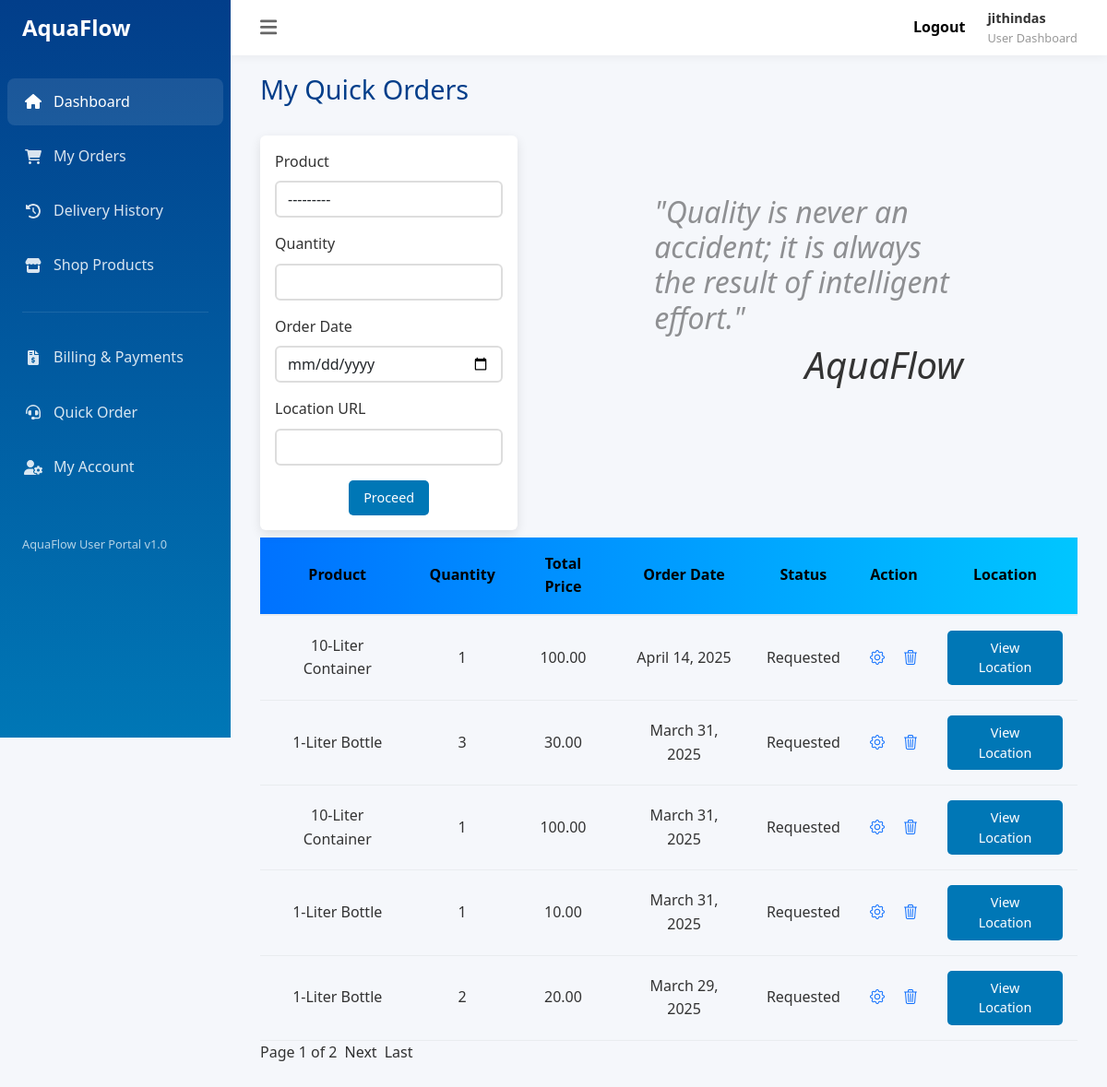
Screenshot of /quick_order (signed in) with the database file from the repository.
### app/models.py (models this page shows, shortened)
class Quick_Order(models.Model):
    STATUS_CHOICES = (
        ('Requested', 'Requested'),
        ('Pending', 'Pending'),
        ('Delivered', 'Delivered'),
        ('Cancelled', 'Cancelled'),
    )
    customer = models.ForeignKey(User, on_delete=models.CASCADE)
    product = models.ForeignKey(Product, on_delete=models.CASCADE)
    quantity = models.PositiveIntegerField()
    total_price = models.DecimalField(max_digits=10, decimal_places=2, blank=True, null=True)
    order_date = models.DateField()
    created_date = models.DateField(auto_now_add=True, null=True, blank=True)
    status = models.CharField(max_length=20, choices=STATUS_CHOICES, default='Requested')
    location_url = models.URLField(blank=True, null=True)
    is_paid = models.BooleanField(default=False)

class Product(models.Model):
    size = models.CharField(max_length=100)
    price = models.DecimalField(max_digits=10, decimal_places=2)
    description = models.TextField(null=True,blank=True)
    def __str__(self):
        return f"{self.size}"

### app/views.py (the view, shortened to what this page needs)
# urls.py: path('quick_order', Quick_Order_View.as_view(),name='quick_order'),
class Quick_Order_View(View):
    def get(self, request, *args, **kwargs):
        form = Quick_Order_Form()
        orders = Quick_Order.objects.filter(customer=request.user).order_by('-id')
        paginator = Paginator(orders, 5)
        page_number = request.GET.get('page')
        page_orders = paginator.get_page(page_number)
        return render(request, 'quick_order.html', {'form': form, 'orders': page_orders})

### app/forms.py
class Quick_Order_Form(forms.ModelForm):
    class Meta:
        model = Quick_Order
        fields = ['product', 'quantity', 'order_date', 'location_url']
        widgets = {
            'product': forms.Select(attrs={'class': 'form-control'}),
            'quantity': forms.NumberInput(attrs={'class': 'form-control', 'min': '1'}),
            'order_date': forms.DateInput(attrs={'type': 'date', 'class': 'form-control','id': 'order_date',}),
            'location_url': forms.TextInput(attrs={'id': 'location', 'class': 'form-control'}),
        }

### app/templates/quick_order.html (shortened to what this page needs)
{% extends 'user.html' %}
{% block content %}
<h1 class="page-title">My Quick Orders</h1>
    <div class="row">
        <div class="col-4">
            <form method="post" class="my-2 shadow-lg rounded bg-white p-3">
                <div class="mb-3">
                    <label for="id_product" class="form-label">Product</label>
                    {{ form.product }}
                </div>
                <div class="mb-3">
                    <label for="id_quantity" class="form-label">Quantity</label>
                    {{ form.quantity }}
                </div>
                <div class="mb-3">
                    <label for="id_order_date" class="form-label">Order Date</label>
                    {{ form.order_date }}
                </div>
                <div class="mb-3">
                    <label for="id_location_url" class="form-label">Location URL</label>
                    {{ form.location_url }}
                </div>
                <div class="w-100 d-flex justify-content-center">
                    <button type="submit" class="btn btn-primary">Proceed</button>
                </div>
            </form>
        </div>
        <div class="col-1 "></div>
        <div class="col-6">
            <div class="p-5 my-4">
                <h2 class="text_h"><i> "Quality is never an accident; it is always the result of intelligent effort." </i></h2>
                <h1 class="text-end"><i>AquaFlow</i> </h1>
            </div>
        </div>
    </div>
<table>
    <thead class="table_head">
        <tr>
            <th>Product</th>
            <th>Quantity</th>
            <th>Total Price</th>
            <th>Order Date</th>
            <th>Status</th>
            <th>Action</th>
            <th>Location</th>
        </tr>
    </thead>
    <tbody>
        {% for i in orders %}
        <tr>
            <td>{{ i.product }}</td>
            <td>{{ i.quantity }}</td>
            <td>{{ i.total_price }}</td>
            <td>{{ i.order_date }}</td>
            <td>{{ i.status }}</td>
            <td>
                {% if i.status == "Requested" %}
                <a href="{% url 'quick_order_update' i.id %}"><i class="bi bi-gear"></i></a>
                <a class="ms-3" href="{% url 'quick_order_delete' i.id %}"><i class="bi bi-trash3"></i></a>
                {% else %}
                <span class="text-muted">Not Editable</span>
                {% endif %}
            </td>
            <td>
                {% if i.location_url %}
                    <a href="{{ i.location_url }}" target="_blank" class="btn btn-primary">View Location</a>
                {% else %}
                    No location provided
                {% endif %}
            </td>
        </tr>
        {% empty %}
        <tr>
            <td colspan="6">No orders yet.</td>
        </tr>
        {% endfor %}
    </tbody>
</table>
<div class="pagination">
    <span>Page {{ orders.number }} of {{ orders.paginator.num_pages }}</span>
    {% if orders.has_next %}
        <a class="ms-2 page_a" href="?page={{ orders.next_page_number }}">Next</a>
        <a class="ms-2 page_a" href="?page={{ orders.paginator.num_pages }}">Last</a>
    {% endif %}
</div>
{% endblock %}

### app/templates/user.html (shortened to what this page needs)
<!DOCTYPE html>
<html lang="en">
<head>
    <link href="https://cdn.jsdelivr.net/npm/bootstrap@5.3.3/dist/css/bootstrap.min.css" rel="stylesheet"
>
    <link rel="stylesheet" href="https://cdn.jsdelivr.net/npm/bootstrap-icons@1.11.3/font/bootstrap-icons.min.css">
<link href="https://cdn.jsdelivr.net/npm/bootstrap@5.3.0/dist/css/bootstrap.min.css" rel="stylesheet">
</head>
<body>
    <aside class="sidebar">
        <div class="sidebar-header">
            <a class="sidebar_a" href="{% url 'home' %}">
                <h1>AquaFlow</h1>
            </a>
        </div>
        <ul class="sidebar-menu">
            <li class="menu-item active">
                <a href="{% url 'user' %}" class="menu-link">
                    <span class="menu-icon"><i class="fas fa-home"></i></span>
                    Dashboard
                </a>
            </li>
            <li class="menu-item">
                <a href="{% url 'order_add' %}" class="menu-link">
                    <span class="menu-icon"><i class="fas fa-shopping-cart"></i></span>
                    My Orders
                </a>
            </li>
            <li class="menu-item">
                <a href="{% url 'history' %}" class="menu-link">
                    <span class="menu-icon"><i class="fas fa-history"></i></span>
                    Delivery History
                </a>
            </li>
            <li class="menu-item">
                <a href="{% url 'shop_product' %}" class="menu-link">
                    <span class="menu-icon"><i class="fas fa-store"></i></span>
                    Shop Products
                </a>
            </li>
            <div class="divider"></div>
            <li class="menu-item">
                <a href="{% url 'user_billing' %}" class="menu-link">
                    <span class="menu-icon"><i class="fas fa-file-invoice-dollar"></i></span>
                    Billing & Payments
                </a>
            </li>
            <li class="menu-item">
                <a href="{% url 'quick_order' %}" class="menu-link">
                    <span class="menu-icon"><i class="fas fa-headset"></i></span>
                    Quick Order
                </a>
            </li>
            <li class="menu-item">
                {% if user.is_authenticated %}
                <a href="{% url 'profile' request.user.id%}" class="menu-link">
                    <span class="menu-icon"><i class="fas fa-user-cog"></i></span>
                    My Account
                </a>
                {% else %}
                <a href="{% url 'login' %}" class="menu-link">
                    <span class="menu-icon"><i class="fas fa-user-cog"></i></span>
                    My Account
                </a>
                {% endif %}
            </li>
        </ul>
        <div class="sidebar-footer">
            <p>AquaFlow User Portal v1.0</p>
        </div>
    </aside>
    <div class="main-content">
        <header class="header">
            <button class="toggle-sidebar">
                <i class="fas fa-bars"></i>
            </button>
            <div class="header-right">
                <div class="user-profile">
                    <div class="user-info">
                        <a class="me-4 user_a" href="{% url 'logout' %}"><b>Logout</b></a>
                    </div>
                    <div class="user-info">
                        <span class="user-name">{{request.user}}</span>
                        <span class="user-role">User Dashboard</span>
                    </div>
                </div>
            </div>
        </header>
        <main class="dashboard-content">
            {% block content %}{% endblock %}
        </main>
    </div>

### app/templates/user.html (style rules this page uses)
:root { --primary-color: #0077b6; --secondary-color: #90e0ef; --accent-color: #00b4d8; --light-color: #caf0f8; --dark-color: #023e8a; --success-color: #28a745; --warning-color: #ffc107; --danger-color: #dc3545; --gray-light: #f8f9fa; --gray-medium: #e9ecef; --gray-dark: #343a40; --sidebar-width: 250px; --header-height: 60px; }
* { margin: 0; padding: 0; box-sizing: border-box; font-family: 'Segoe UI', Tahoma, Geneva, Verdana, sans-serif; }
body { background-color: #f5f7fb; color: #333; line-height: 1.6; display: flex; min-height: 100vh; }
.sidebar { width: var(--sidebar-width); background: linear-gradient(to bottom, var(--dark-color), var(--primary-color)); height: 100vh; position: fixed; left: 0; top: 0; color: white; padding: 1rem 0; z-index: 100; transition: all 0.3s ease; overflow-y: auto; }
.sidebar-header { display: flex; align-items: center; padding: 0 1.5rem; margin-bottom: 2rem; }
.sidebar-header h1 { font-size: 1.5rem; font-weight: 600; }
.sidebar-menu { list-style: none; padding: 0 0.5rem; }
.menu-item { margin-bottom: 0.5rem; border-radius: 8px; transition: all 0.3s ease; }
.menu-item.active { background-color: rgba(255, 255, 255, 0.1); }
.menu-link { color: rgba(255, 255, 255, 0.85); text-decoration: none; display: flex; align-items: center; padding: 0.8rem 1rem; border-radius: 8px; transition: all 0.3s ease; }
.menu-link:hover, .menu-item.active .menu-link { color: white; }
.menu-icon { width: 24px; margin-right: 10px; display: inline-flex; justify-content: center; }
.divider { height: 1px; background-color: rgba(255, 255, 255, 0.1); margin: 1.5rem 1rem; }
.sidebar-footer { padding: 1rem 1.5rem; font-size: 0.8rem; color: rgba(255, 255, 255, 0.7); margin-top: 2rem; }
.main-content { flex: 1; margin-left: var(--sidebar-width); position: relative; }
.header { height: var(--header-height); background-color: white; display: flex; justify-content: space-between; align-items: center; padding: 0 2rem; box-shadow: 0 2px 10px rgba(0, 0, 0, 0.05); position: fixed; top: 0; right: 0; left: var(--sidebar-width); z-index: 99; }
.toggle-sidebar { background: none; border: none; color: #666; font-size: 1.3rem; cursor: pointer; }
.header-right { display: flex; align-items: center; }
.user-profile { display: flex; align-items: center; cursor: pointer; }
.user-info { display: flex; flex-direction: column; }
.user-name { font-weight: 600; font-size: 0.9rem; }
.user-role { font-size: 0.8rem; color: #999; }
.dashboard-content { padding: calc(var(--header-height) + 20px) 2rem 2rem; }
.page-title { font-size: 1.8rem; margin-bottom: 1.5rem; color: var(--dark-color); }
.btn { padding: 0.5rem 1rem; border-radius: 5px; font-weight: 500; cursor: pointer; transition: all 0.3s ease; border: none; font-size: 0.9rem; }
.btn-primary { background-color: var(--primary-color); color: white; }
table { width: 100%; border-collapse: collapse; }
th, td { padding: 1rem; text-align: left; }
thead { background-color: var(--gray-light); }
th { font-weight: 600; color: #666; border-bottom: 2px solid var(--gray-medium); }
td { border-bottom: 1px solid var(--gray-medium); }
.sidebar_a { text-decoration: none; color: white; }
.user_a { text-decoration: none; color: black; }

### app/templates/quick_order.html (style rules this page uses)
.table_head { background: linear-gradient(to left, #00c6ff, #0072ff); }
thead th { color: black; text-align: center; }
tbody td { text-align: center; }
.form-control { transition: all 0.3s ease-in-out; border: 2px solid #ddd; }
.shadow-lg { box-shadow: 0px 4px 12px rgba(0, 0, 0, 0.1) !important; }
.text_h { color: rgba(0, 0, 0, 0.418); }
.page_a { text-decoration: none; color: rgba(0, 0, 0, 0.815); }

### rows the page displays
Quick_Order: product "10-Liter Container", quantity "1", total_price "100.00", order_date "April 14, 2025", status "Requested"
Quick_Order: product "1-Liter Bottle", quantity "3", total_price "30.00", order_date "March 31, 2025", status "Requested"
Quick_Order: product "10-Liter Container", quantity "1", total_price "100.00", order_date "March 31, 2025", status "Requested"
Quick_Order: product "1-Liter Bottle", quantity "1", total_price "10.00", order_date "March 31, 2025", status "Requested"
Quick_Order: product "1-Liter Bottle", quantity "2", total_price "20.00", order_date "March 29, 2025", status "Requested"

### other values shown
{{ request.user }} "jithindas"
{{ orders.number }} "1"
{{ orders.paginator.num_pages }} "2"
